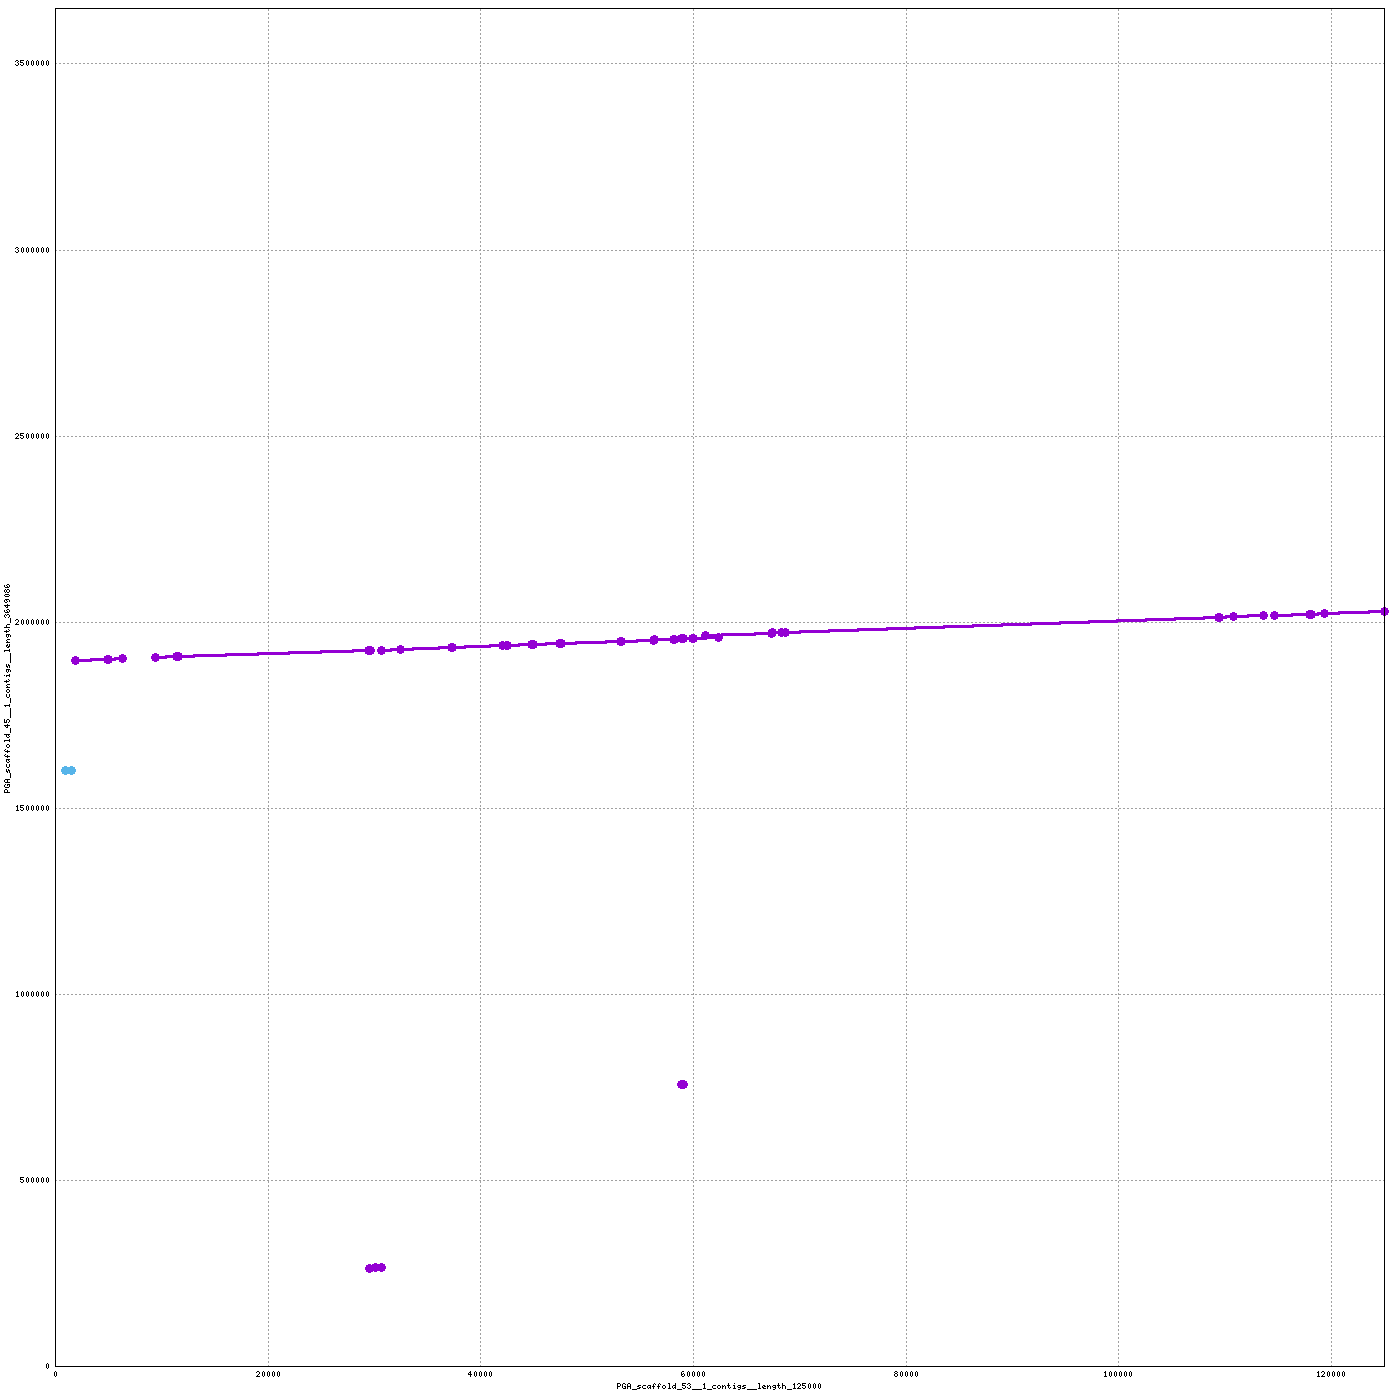

Write the gnuplot code that produced this figure.
set terminal png tiny size 1400,1400
set output "/home/mike/Desktop/scripts/snakes/plot_pairs/hiCversion1.linear/nucmer/nucmer.105.png"
set size 1,1
set grid
unset key
set border 15
set tics scale 0
set xlabel "PGA_scaffold_53__1_contigs__length_125000"
set ylabel "PGA_scaffold_45__1_contigs__length_3649086"
set format "%.0f"
set mouse format "%.0f"
set mouse mouseformat "[%.0f, %.0f]"
if(GPVAL_VERSION < 5) set mouse clipboardformat "[%.0f, %.0f]"
set xrange [1:125000]
set yrange [1:3649086]
set style line 1  lt 1 lw 3 pt 6 ps 1
set style line 2  lt 3 lw 3 pt 6 ps 1
set style line 3  lt 2 lw 3 pt 6 ps 1
plot \
 "/home/mike/Desktop/scripts/snakes/plot_pairs/hiCversion1.linear/nucmer/nucmer.105.fplot" title "FWD" w lp ls 1, \
 "/home/mike/Desktop/scripts/snakes/plot_pairs/hiCversion1.linear/nucmer/nucmer.105.rplot" title "REV" w lp ls 2
